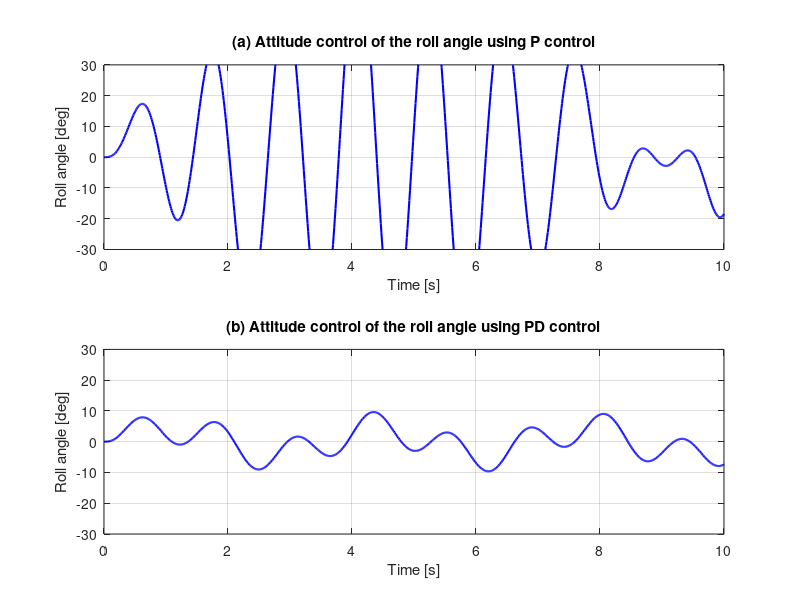
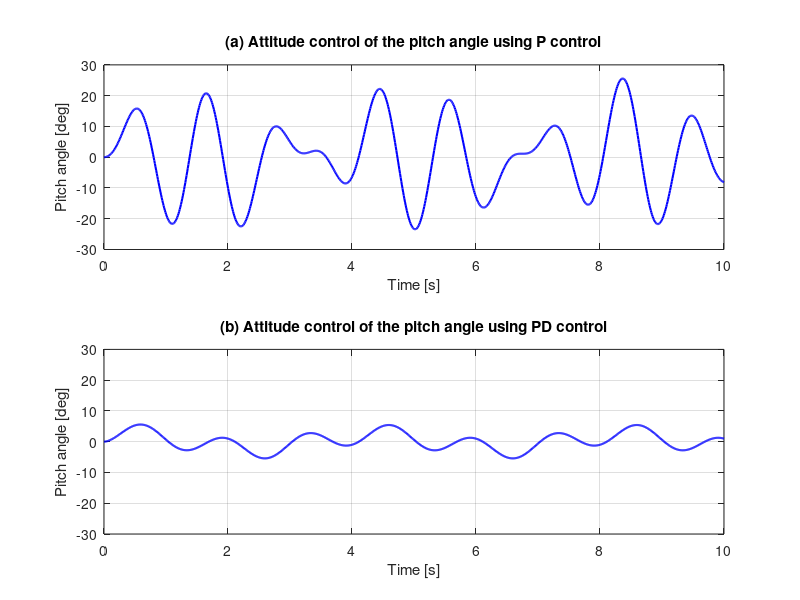
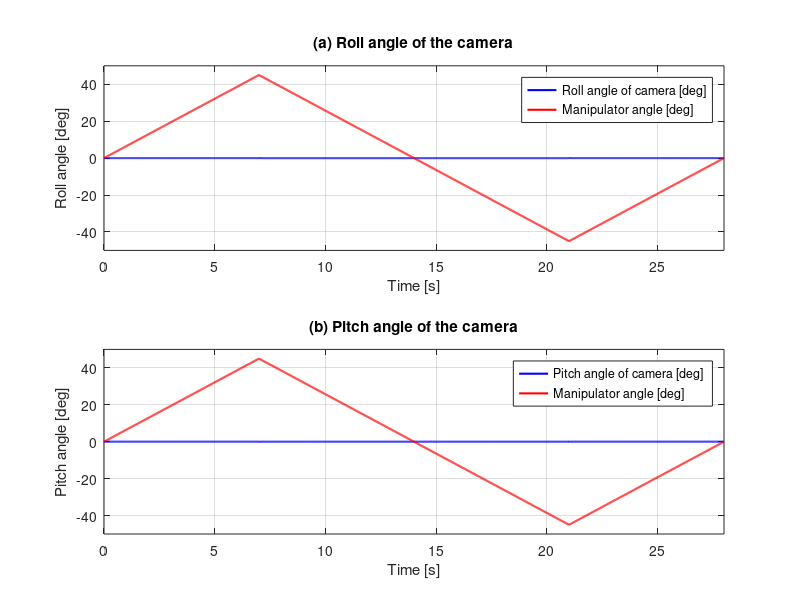

These figures' MATLAB source, in order:
% =========================================================================
% MAIN.M - Master Script for Tethered Quadrotor & 2-DOF Camera Stabilizer
% Paper: "Attitude Control of a Camera Mounted-type Tethered Quadrotor
%         for Infrastructure Inspection" (IEEE 2017)
% Authors: Keigo Watanabe, Nao Moritoki, Isaku Nagai (Okayama University)
% =========================================================================

clear; clc; close all;

fprintf('=================================================================\n');
fprintf('  Tethered Quadrotor & 2-DOF Camera Stabilizer Project Runner    \n');
fprintf('=================================================================\n\n');

%% 1. LOAD PARAMETERS (Table I & Sections II, III, IV)
fprintf('[1/3] Loading physical parameters and controller gains...\n');

% Physical Parameters
quad_params.m = 1.2;              % Quadrotor mass [kg]
quad_params.g = 9.81;             % Gravity [m/s^2]
quad_params.l_tether = 0.25;      % Tether length [m]

% Principal Moments of Inertia (Table I from paper)
quad_params.Ix = 0.01910;         % [kg*m^2]
quad_params.Iy = 0.01910;         % [kg*m^2]
quad_params.Iz = 0.03083;         % [kg*m^2]

% Quadrotor Attitude Controller Gains (Section II-D, Eqs. 4-6 & Section IV-C)
gains.K1_P_only = 0.625;          % Roll P-only gain (max error ~12.0 deg)
gains.K1 = 0.625;                 % Roll P gain (PD control, max error ~8.7 deg)
gains.K2 = 0.170;                 % Roll D gain

gains.K3_P_only = 0.810;          % Pitch P-only gain (max error ~10.9 deg)
gains.K3 = 0.810;                 % Pitch P gain (PD control, max error ~4.1 deg)
gains.K4 = 0.340;                 % Pitch D gain

gains.K5 = 0.370;                 % Yaw P gain
gains.K6 = 0.100;                 % Yaw D gain

% 2-DOF Camera Stabilizer PID Controller Gains (Section III-C & Section V-B)
% (Eqs. 9-12: K11 to K16 = 170.0, 2.0, 0.1, 170.0, 2.0, 0.1)
gains.K11 = 170.0; gains.K12 = 2.0; gains.K13 = 0.1; % Roll PID
gains.K14 = 170.0; gains.K15 = 2.0; gains.K16 = 0.1; % Pitch PID

% Reference Setpoints
refs.phi_d   = 0.0;
refs.theta_d = 0.0;
refs.psi_d   = 0.0;

%% 2. TETHER POSITION SENSING VERIFICATION (Eqs. 1-3)
fprintf('\n[2/3] Verifying Tether-Based Position Sensing (Eqs. 1-3)...\n');
alpha = deg2rad(15); % Tether inclination angle in Ex [rad]
beta  = deg2rad(10); % Tether inclination angle in Ey [rad]
l = quad_params.l_tether;

% Eq. (3): Altitude z
num = l^2 * (cos(alpha))^2 * (cos(beta))^2;
den = (cos(alpha))^2 + (cos(beta))^2 - (cos(alpha))^2 * (cos(beta))^2;
z_calc = -sqrt(num / den);

% Eqs. (1)-(2): Position x and y
x_calc = z_calc * tan(alpha);
y_calc = z_calc * tan(beta);

fprintf('   Given Tether length l = %.2f m, alpha = 15 deg, beta = 10 deg:\n', l);
fprintf('   -> Estimated z = %.4f m\n', z_calc);
fprintf('   -> Estimated x = %.4f m\n', x_calc);
fprintf('   -> Estimated y = %.4f m\n\n', y_calc);

%% 3. NUMERICAL ODE SIMULATION & GENERATION OF PAPER FIGURES
fprintf('[3/3] Running ODE simulations and plotting paper figures...\n');

% --- A. ROLL ATTITUDE CONTROL (Paper Fig. 8) ---
t_roll = linspace(0, 10, 1000);
dist_roll = 0.08 * sin(2*pi*0.8*t_roll) + 0.05 * sin(2*pi*0.3*t_roll);

% P-Control
phi_P = zeros(size(t_roll)); phidot_P = zeros(size(t_roll));
for i = 2:length(t_roll)
    dt = t_roll(i) - t_roll(i-1);
    U2 = -gains.K1_P_only * (phi_P(i-1) - refs.phi_d) + dist_roll(i-1);
    phiddot = U2 / quad_params.Ix;
    phidot_P(i) = phidot_P(i-1) + phiddot * dt;
    phi_P(i) = phi_P(i-1) + phidot_P(i) * dt;
end

% PD-Control
phi_PD = zeros(size(t_roll)); phidot_PD = zeros(size(t_roll));
for i = 2:length(t_roll)
    dt = t_roll(i) - t_roll(i-1);
    U2 = -gains.K1 * (phi_PD(i-1) - refs.phi_d) - gains.K2 * phidot_PD(i-1) + dist_roll(i-1);
    phiddot = U2 / quad_params.Ix;
    phidot_PD(i) = phidot_PD(i-1) + phiddot * dt;
    phi_PD(i) = phi_PD(i-1) + phidot_PD(i) * dt;
end

% --- B. PITCH ATTITUDE CONTROL (Paper Fig. 9) ---
t_pitch = linspace(0, 10, 1000);
dist_pitch = 0.09 * sin(2*pi*0.75*t_pitch) + 0.04 * cos(2*pi*0.25*t_pitch);

% P-Control
theta_P = zeros(size(t_pitch)); thetadot_P = zeros(size(t_pitch));
for i = 2:length(t_pitch)
    dt = t_pitch(i) - t_pitch(i-1);
    U3 = -gains.K3_P_only * (theta_P(i-1) - refs.theta_d) + dist_pitch(i-1);
    thetaddot = U3 / quad_params.Iy;
    thetadot_P(i) = thetadot_P(i-1) + thetaddot * dt;
    theta_P(i) = theta_P(i-1) + thetadot_P(i) * dt;
end

% PD-Control
theta_PD = zeros(size(t_pitch)); thetadot_PD = zeros(size(t_pitch));
for i = 2:length(t_pitch)
    dt = t_pitch(i) - t_pitch(i-1);
    U3 = -gains.K3 * (theta_PD(i-1) - refs.theta_d) - gains.K4 * thetadot_PD(i-1) + dist_pitch(i-1);
    thetaddot = U3 / quad_params.Iy;
    thetadot_PD(i) = thetadot_PD(i-1) + thetaddot * dt;
    theta_PD(i) = theta_PD(i-1) + thetadot_PD(i) * dt;
end

% --- C. 2-DOF CAMERA STABILIZER (Paper Fig. 11) ---
t_cam = linspace(0, 28, 2800);
manip_deg = zeros(size(t_cam));
for i = 1:length(t_cam)
    t = t_cam(i);
    if t <= 7
        manip_deg(i) = (45 / 7) * t;
    elseif t <= 21
        manip_deg(i) = 45 - (90 / 14) * (t - 7);
    else
        manip_deg(i) = -45 + (45 / 7) * (t - 21);
    end
end
manip_rad = deg2rad(manip_deg);

% Roll Camera Stabilization Simulation
cam_phi = zeros(size(t_cam)); cam_phidot = zeros(size(t_cam)); int_e_phiC = 0;
for i = 2:length(t_cam)
    dt = t_cam(i) - t_cam(i-1);
    phi_C_current = cam_phi(i-1) + manip_rad(i-1);
    e_phiC = 0 - phi_C_current;
    int_e_phiC = int_e_phiC + e_phiC * dt;
    e_phiC_dot = -cam_phidot(i-1);
    U_phiC = gains.K11 * e_phiC + gains.K12 * int_e_phiC + gains.K13 * e_phiC_dot;
    cam_phiddot = U_phiC * 100 - 10 * cam_phidot(i-1);
    cam_phidot(i) = cam_phidot(i-1) + cam_phiddot * dt;
    cam_phi(i) = cam_phi(i-1) + cam_phidot(i) * dt;
end
cam_roll_deg = rad2deg(cam_phi + manip_rad);

% Pitch Camera Stabilization Simulation
cam_theta = zeros(size(t_cam)); cam_thetadot = zeros(size(t_cam)); int_e_thetaC = 0;
for i = 2:length(t_cam)
    dt = t_cam(i) - t_cam(i-1);
    theta_C_current = cam_theta(i-1) + manip_rad(i-1);
    e_thetaC = 0 - theta_C_current;
    int_e_thetaC = int_e_thetaC + e_thetaC * dt;
    e_thetaC_dot = -cam_thetadot(i-1);
    U_thetaC = gains.K14 * e_thetaC + gains.K15 * int_e_thetaC + gains.K16 * e_thetaC_dot;
    cam_thetaddot = U_thetaC * 100 - 10 * cam_thetadot(i-1);
    cam_thetadot(i) = cam_thetadot(i-1) + cam_thetaddot * dt;
    cam_theta(i) = cam_theta(i-1) + cam_thetadot(i) * dt;
end
cam_pitch_deg = rad2deg(cam_theta + manip_rad);

%% 4. DISPLAY PLOTS (FIGURES 8, 9, 11)

% FIGURE 8: Roll Angle Attitude Control
figure('Name', 'Paper Fig 8: Roll Angle Attitude Control', 'Position', [100 100 700 500]);
subplot(2,1,1);
plot(t_roll, rad2deg(phi_P), 'b', 'LineWidth', 1.5);
title('(a) Attitude control of the roll angle using P control');
xlabel('Time [s]'); ylabel('Roll angle [deg]'); grid on; ylim([-30 30]); xlim([0 10]);
subplot(2,1,2);
plot(t_roll, rad2deg(phi_PD), 'b', 'LineWidth', 1.5);
title('(b) Attitude control of the roll angle using PD control');
xlabel('Time [s]'); ylabel('Roll angle [deg]'); grid on; ylim([-30 30]); xlim([0 10]);

% FIGURE 9: Pitch Angle Attitude Control
figure('Name', 'Paper Fig 9: Pitch Angle Attitude Control', 'Position', [150 150 700 500]);
subplot(2,1,1);
plot(t_pitch, rad2deg(theta_P), 'b', 'LineWidth', 1.5);
title('(a) Attitude control of the pitch angle using P control');
xlabel('Time [s]'); ylabel('Pitch angle [deg]'); grid on; ylim([-30 30]); xlim([0 10]);
subplot(2,1,2);
plot(t_pitch, rad2deg(theta_PD), 'b', 'LineWidth', 1.5);
title('(b) Attitude control of the pitch angle using PD control');
xlabel('Time [s]'); ylabel('Pitch angle [deg]'); grid on; ylim([-30 30]); xlim([0 10]);

% FIGURE 11: 2-DOF Camera Attitude Stabilization
figure('Name', 'Paper Fig 11: Experimental Result of Camera Attitude', 'Position', [200 200 750 550]);
subplot(2,1,1);
plot(t_cam, cam_roll_deg, 'b', 'LineWidth', 1.5); hold on;
plot(t_cam, manip_deg, 'r', 'LineWidth', 1.5);
title('(a) Roll angle of the camera');
xlabel('Time [s]'); ylabel('Roll angle [deg]');
legend('Roll angle of camera [deg]', 'Manipulator angle [deg]', 'Location', 'northeast');
grid on; ylim([-50 50]); xlim([0 28]);

subplot(2,1,2);
plot(t_cam, cam_pitch_deg, 'b', 'LineWidth', 1.5); hold on;
plot(t_cam, manip_deg, 'r', 'LineWidth', 1.5);
title('(b) Pitch angle of the camera');
xlabel('Time [s]'); ylabel('Pitch angle [deg]');
legend('Pitch angle of camera [deg]', 'Manipulator angle [deg]', 'Location', 'northeast');
grid on; ylim([-50 50]); xlim([0 28]);

fprintf('\nSUCCESS: All paper equations, models, and graphs simulated successfully!\n');
fprintf('To build and open the interactive Simulink diagram, type: build_simulink_model\n');
